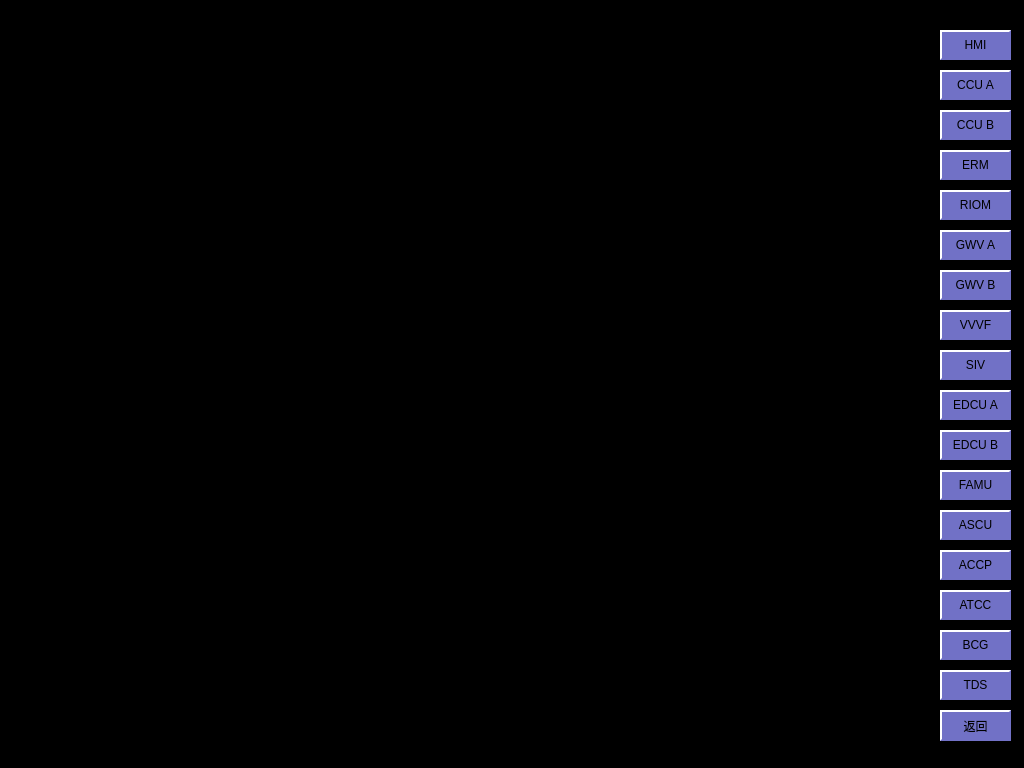
<?xml version="1.0" encoding="UTF-8"?>
<ui version="4.0">
 <class>AllPorts</class>
 <widget class="QWidget" name="AllPorts">
  <property name="geometry">
   <rect>
    <x>0</x>
    <y>0</y>
    <width>1024</width>
    <height>768</height>
   </rect>
  </property>
  <property name="windowTitle">
   <string>Form</string>
  </property>
  <property name="styleSheet">
   <string notr="true">QLabel
{
	color: white;
	border: 2px groove, gray;
    border-color: gray;
	font: 18px, &quot;微软雅黑&quot;;
}

QWidget
{
	background-color: black;
}

QPushButton
{
	font: 18px, &quot;微软雅黑&quot;;
    color: black;
	background-color: rgb(113, 113, 198);
	border:2px solid white; 
    border-right-color: rgb(113, 113, 198); 
    border-bottom-color: rgb(113, 113, 198);
}

QPushButton:disabled
{
	font: 18px, &quot;微软雅黑&quot;;
    color: white;
	background-color: rgb(113, 113, 198);
	border:2px solid white; 
    border-right-color: rgb(113, 113, 198); 
    border-bottom-color: rgb(113, 113, 198);
}</string>
  </property>
  <widget class="QPushButton" name="btnHmi">
   <property name="geometry">
    <rect>
     <x>940</x>
     <y>30</y>
     <width>71</width>
     <height>30</height>
    </rect>
   </property>
   <property name="styleSheet">
    <string notr="true"/>
   </property>
   <property name="text">
    <string>HMI</string>
   </property>
  </widget>
  <widget class="QPushButton" name="btnCcuA">
   <property name="geometry">
    <rect>
     <x>940</x>
     <y>70</y>
     <width>71</width>
     <height>30</height>
    </rect>
   </property>
   <property name="styleSheet">
    <string notr="true"/>
   </property>
   <property name="text">
    <string>CCU A</string>
   </property>
  </widget>
  <widget class="QPushButton" name="btnErm">
   <property name="geometry">
    <rect>
     <x>940</x>
     <y>150</y>
     <width>71</width>
     <height>30</height>
    </rect>
   </property>
   <property name="styleSheet">
    <string notr="true"/>
   </property>
   <property name="text">
    <string>ERM</string>
   </property>
  </widget>
  <widget class="QPushButton" name="btnRiom">
   <property name="geometry">
    <rect>
     <x>940</x>
     <y>190</y>
     <width>71</width>
     <height>30</height>
    </rect>
   </property>
   <property name="styleSheet">
    <string notr="true"/>
   </property>
   <property name="text">
    <string>RIOM</string>
   </property>
  </widget>
  <widget class="QPushButton" name="btnBcuA">
   <property name="geometry">
    <rect>
     <x>940</x>
     <y>230</y>
     <width>71</width>
     <height>30</height>
    </rect>
   </property>
   <property name="styleSheet">
    <string notr="true"/>
   </property>
   <property name="text">
    <string>GWV A</string>
   </property>
  </widget>
  <widget class="QPushButton" name="btnTcu">
   <property name="geometry">
    <rect>
     <x>940</x>
     <y>310</y>
     <width>71</width>
     <height>30</height>
    </rect>
   </property>
   <property name="styleSheet">
    <string notr="true"/>
   </property>
   <property name="text">
    <string>VVVF</string>
   </property>
  </widget>
  <widget class="QPushButton" name="btnSiv">
   <property name="geometry">
    <rect>
     <x>940</x>
     <y>350</y>
     <width>71</width>
     <height>30</height>
    </rect>
   </property>
   <property name="styleSheet">
    <string notr="true"/>
   </property>
   <property name="text">
    <string>SIV</string>
   </property>
  </widget>
  <widget class="QPushButton" name="btnEdcuA">
   <property name="geometry">
    <rect>
     <x>940</x>
     <y>390</y>
     <width>71</width>
     <height>30</height>
    </rect>
   </property>
   <property name="styleSheet">
    <string notr="true"/>
   </property>
   <property name="text">
    <string>EDCU A</string>
   </property>
  </widget>
  <widget class="QPushButton" name="btnEdcuB">
   <property name="geometry">
    <rect>
     <x>940</x>
     <y>430</y>
     <width>71</width>
     <height>30</height>
    </rect>
   </property>
   <property name="styleSheet">
    <string notr="true"/>
   </property>
   <property name="text">
    <string>EDCU B</string>
   </property>
  </widget>
  <widget class="QPushButton" name="btnFau">
   <property name="geometry">
    <rect>
     <x>940</x>
     <y>470</y>
     <width>71</width>
     <height>30</height>
    </rect>
   </property>
   <property name="styleSheet">
    <string notr="true"/>
   </property>
   <property name="text">
    <string>FAMU</string>
   </property>
  </widget>
  <widget class="QPushButton" name="btnPa">
   <property name="geometry">
    <rect>
     <x>940</x>
     <y>510</y>
     <width>71</width>
     <height>30</height>
    </rect>
   </property>
   <property name="styleSheet">
    <string notr="true"/>
   </property>
   <property name="text">
    <string>ASCU</string>
   </property>
  </widget>
  <widget class="QPushButton" name="btnHvac">
   <property name="geometry">
    <rect>
     <x>940</x>
     <y>550</y>
     <width>71</width>
     <height>30</height>
    </rect>
   </property>
   <property name="styleSheet">
    <string notr="true"/>
   </property>
   <property name="text">
    <string>ACCP</string>
   </property>
  </widget>
  <widget class="QPushButton" name="btnBack">
   <property name="geometry">
    <rect>
     <x>940</x>
     <y>710</y>
     <width>71</width>
     <height>31</height>
    </rect>
   </property>
   <property name="styleSheet">
    <string notr="true">QPushButton
{
	font: 18px, &quot;微软雅黑&quot;;
    color: black;
	background-color: rgb(113, 113, 198);
	border:2px solid white; 
    border-right-color: rgb(113, 113, 198); 
    border-bottom-color: rgb(113, 113, 198);
}

QPushButton:disabled
{
	font: 18px, &quot;微软雅黑&quot;;
    color: white;
	background-color: rgb(113, 113, 198);
	border:2px solid white; 
    border-right-color: rgb(113, 113, 198); 
    border-bottom-color: rgb(113, 113, 198);
}

QPushButton:pressed
{
	font: 18px, &quot;微软雅黑&quot;;
    color: white;
	background-color: rgb(0, 0, 255); 
	border:2px solid white; 
	border-left-color: qlineargradient(x1: 0, y1: 0, x2: 1, y2: 0, 
                        stop: 0 gray, stop: 1 black); 			border-top-color: qlineargradient(x1: 0, y1: 0, x2: 0, 										y2: 1, stop: 0 gray, stop: 1 black);
  border-right-color: white; border-bottom-color: white;
}</string>
   </property>
   <property name="text">
    <string>返回</string>
   </property>
  </widget>
  <widget class="QPushButton" name="btnBcuB">
   <property name="geometry">
    <rect>
     <x>940</x>
     <y>270</y>
     <width>71</width>
     <height>30</height>
    </rect>
   </property>
   <property name="styleSheet">
    <string notr="true"/>
   </property>
   <property name="text">
    <string>GWV B</string>
   </property>
  </widget>
  <widget class="QPushButton" name="btnAtc">
   <property name="geometry">
    <rect>
     <x>940</x>
     <y>590</y>
     <width>71</width>
     <height>30</height>
    </rect>
   </property>
   <property name="styleSheet">
    <string notr="true"/>
   </property>
   <property name="text">
    <string>ATCC</string>
   </property>
  </widget>
  <widget class="QPushButton" name="btnDcdc">
   <property name="geometry">
    <rect>
     <x>940</x>
     <y>630</y>
     <width>71</width>
     <height>30</height>
    </rect>
   </property>
   <property name="styleSheet">
    <string notr="true"/>
   </property>
   <property name="text">
    <string>BCG</string>
   </property>
  </widget>
  <widget class="QPushButton" name="btnTds">
   <property name="geometry">
    <rect>
     <x>940</x>
     <y>670</y>
     <width>71</width>
     <height>30</height>
    </rect>
   </property>
   <property name="styleSheet">
    <string notr="true"/>
   </property>
   <property name="text">
    <string>TDS</string>
   </property>
  </widget>
  <widget class="QPushButton" name="btnCcuB">
   <property name="geometry">
    <rect>
     <x>940</x>
     <y>110</y>
     <width>71</width>
     <height>30</height>
    </rect>
   </property>
   <property name="styleSheet">
    <string notr="true"/>
   </property>
   <property name="text">
    <string>CCU B</string>
   </property>
  </widget>
 </widget>
 <resources/>
 <connections/>
</ui>
